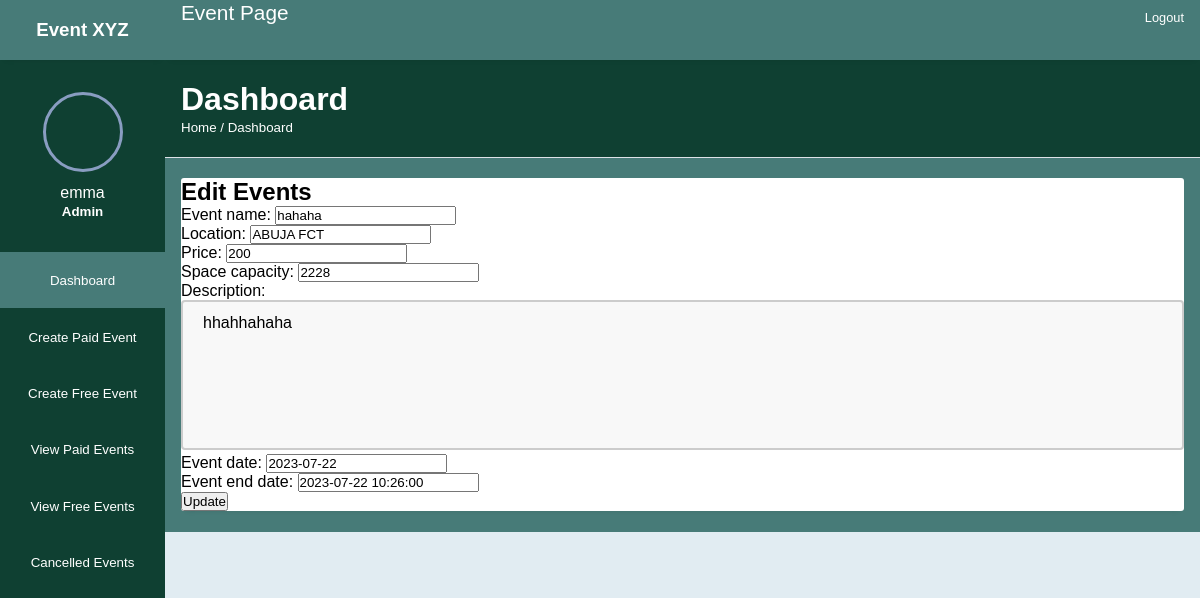
Screenshot of /admin-view/event/edit/47/ (signed in) with the database file from the repository.
### AdminSection/models.py (models this page shows, shortened)
class Event(models.Model):
    event_name = models.CharField(max_length=100)
    location = models.CharField(max_length=100)
    price = models.CharField(max_length=100, blank=True, null=True,)
    space_capacity = models.IntegerField(blank=True, null=True,)
    description = models.TextField(max_length=5000, blank=True, null=True,)
    event_date = models.DateField(null=True, blank=True)
    event_time = models.TimeField(null=True, blank=True)
    event_end_date = models.DateTimeField(null=True, blank=True)
    bookings = models.IntegerField(default=0)
    slot_left = models.IntegerField(default=0)
    header_images = models.ImageField(null=True, blank=True, upload_to="images/")
    is_cancelled = models.BooleanField(default=False)

### AdminSection/views.py (the view, shortened to what this page needs)
# urls.py: path('event/edit/<int:pk>/', UpdateEventView.as_view(), name= "update_event" ),
class UpdateEventView(SuccessMessageMixin, UpdateView):
    model = Event
    template_name = 'update-event.html'
    fields = ['event_name', 'location', 'price', 'space_capacity', 'description', 'event_date', 'event_end_date']
    success_message = 'Event Updated successfully!!'

### AdminSection/templates/update-event.html (shortened to what this page needs)
{%extends 'base.html'%}
{%block content %}
{% if user.is_superuser %}
    <h2> Edit Events </h2>
    <div class="form-group">
        <form method="POST">
            {{form.as_p}}
            <button class= 'btn btn-secondary'> Update </button>
        </form>
    </div>
    {%else%}
<br>
<br>
<div class="alert alert-danger"> You are not an admin. </div>
{% endif %}
{%endblock%}

### AdminSection/templates/base.html (shortened to what this page needs)
<!DOCTYPE html>
{% load static %}
<html lang="en">
<head>
    <link rel="stylesheet" href="{% static 'css/style.css' %}">
    <link rel="stylesheet" href="{% static 'css/event-details.css' %}">
    <link rel="stylesheet" href="{% static 'css/add.css' %}">
    <link rel="stylesheet" href="{% static 'toastr/toastr.min.css' %} ">
    <link rel="stylesheet" href="https://maxst.icons8.com/vue-static/landings/line-awesome/line-awesome/1.3.0/css/line-awesome.min.css">
</head>
<body>
    <div class="sidebar">
        <div class="side-header">
            {%if user.is_superuser %}
                <h3 style="color:white">Event XYZ</h3>
            {%endif%}
        </div>
        <div class="side-content">
            <div class="profile">
                <div class="profile-img bg-img">
                </div>
                <h4>{{user}}</h4>
                {%if user.is_superuser%}
                <small>Admin</small>
                {%endif%}
            </div>
            <div class="side-menu">
                <ul>
                    <li>
                      <a href = {% url 'admin_events_page'%} class='active'>
                            <small>Dashboard</small>
                        </a>
                    </li>
                    <li>
                      <a href = {% url 'paid_event'%}>
                            <small> Create Paid Event</small>
                    </li>
                    <li>
                      <a href = {% url 'free_event'%}>
                             <small> Create Free Event</small>
                     </li>
                    <li>
                      <a href = {% url 'paid-event-page'%}>
                            <small>View Paid Events</small>
                    </li>
                    <li>
                      <a href = {% url 'free-event-page'%}>
                            <small>View Free Events</small>
                    </li>
                    <li>
                      <a href = {% url 'cancelled_event_page'%}>
                            <small>Cancelled Events</small>
                        </a>
                    </li>
                </ul>
            </div>
        </div>
    </div>
    <div class="main-content">
        <header>
            {% if user.is_superuser %}
            <div class="header-content">
                <label for="menu-toggle" style="color:white">
                    <span><a href="{%url 'user_events_page'%}">Event Page</a></span>
                </label>
                <div class="header-menu">
                    <div class="user">
                        <a href="{%url 'logout' %}">
                            <span>Logout</span>
                        </a>
                    </div>
                </div>
            </div>
            {%endif%}
        </header>
        <main>
            <div class="page-header">
                <h1>Dashboard</h1>
                <small>Home / Dashboard</small>
            </div>
            <div class="page-content">
                <div class="records table-responsive">
                    <div>
                        {%block content%}
                        {%endblock%}
                    </div>
                </div>
            </div>
        </main>
    </div>
</body>
</html>

### AdminSection/static/css/style.css (style rules this page uses)
:root { --main-color: #477b78;; --color-dark: #0f4032;; --text-grey: #B0B0B0; --tgreen:#477b78; }
* { margin: 0; padding: 0; text-decoration: none; list-style-type: none; box-sizing: border-box; font-family: 'Merriweather', sans-serif; }
.sidebar { position: fixed; height: 100%; width: 165px; left: 0; bottom: 0; top: 0; z-index: 100; background: var(--color-dark); transition: left 300ms; }
.side-header { box-shadow: 0px 5px 5px -5px rgb(0 0 0 /10%); background: var(--main-color); height: 60px; display: flex; justify-content: center; align-items: center; }
.side-content { height: calc(100vh - 60px); overflow: auto; }
.profile { text-align: center; padding: 2rem 0rem; }
.bg-img { background-repeat: no-repeat; background-size: cover; border-radius: 50%; background-size: cover; }
.profile-img { height: 80px; width: 80px; display: inline-block; margin: 0 auto .5rem auto; border: 3px solid #899DC1; }
.profile h4 { color: #fff; font-weight: 500; }
.profile small { color: #fff; font-weight: 600; }
.side-menu ul { text-align: center; }
.side-menu a { display: block; padding: 1.2rem 0rem; }
.side-menu a.active { background: var(--tgreen); }
.side-menu a.active span, .side-menu a.active small { color: #fff; }
.side-menu a span, .side-menu a small { color: #fff; }
.main-content { margin-left: 165px; width: calc(100% - 165px); transition: margin-left 300ms; }
header { position: fixed; right: 0; top: 0; left: 165px; z-index: 100; height: 60px; box-shadow: 0px 5px 5px -5px rgb(0 0 0 /10%); background: var(--tgreen); transition: left 300ms; }
.header-content, .header-menu { display: flex; align-items: center; }
.header-content { justify-content: space-between; padding: 0rem 1rem; }
.header-content label:first-child span { font-size: 1.3rem; }
.header-content label { cursor: pointer; }
.header-menu { justify-content: flex-end; padding-top: .5rem; }
.user { display: flex; align-items: center; }
.user span:last-child { display: inline-block; margin-left: .3rem; font-size: .8rem; color: #fff; }
main { margin-top: 60px; }
.page-header { padding: 1.3rem 1rem; background: var(--color-dark); border-bottom: 1px solid #dee2e8; }
.page-header h1, .page-header small { color: #fff; }
.page-content { padding: 1.3rem 1rem; background: var(--tgreen); }
.records { box-shadow: 0px 5px 5px -5px rgb(0 0 0 / 10%); background: #ffffff; border-radius: 3px; }
input, button, select { outline: none; }
.table-responsive { width: 100%; overflow: auto; }

### AdminSection/static/css/event-details.css (style rules this page uses)
:root { --main-color: #477b78;; --color-dark: #0f4032;; --text-grey: #B0B0B0; --tgreen:#477b78; --cadet-blue-crayola: hsl(220, 14%, 75%); --dark-electric-blue: hsl(217, 9%, 45%); --shamrock-green: hsl(146, 51%, 41%); --sea-green_10: hsla(146, 75%, 30%, 0.1); --eerie-black: hsl(218, 12%, 13%); --ghost-white: hsl(230, 60%, 98%); --sea-green: hsl(146, 75%, 30%); --honeydew: hsl(146, 74%, 94%); --white: hsl(0, 0%, 100%); --black: hsl(0, 0%, 0%); --ff-kumbh-sans: 'Kumbh Sans', sans-serif; --fs-1: 2.8rem; --fs-2: 1.8rem; --fs-3: 1.5rem; --fs-4: 1.2rem; --fs-5: 0.9rem; --fw-500: 500; --fw-700: 700; --shadow-1: 0 2px 3px hsla(0, 0%, 0%, 0.2); --shadow-2: 0 10px 30px -10px var(--sea-green); --radius-circle: 50%; --radius-15: 15px; --radius-12: 12px; --radius-10: 10px; --radius-6: 6px; --transition-1: 0.25s ease; --transition-2: 0.5s ease; --cubic-out: cubic-bezier(0.33, 0.85, 0.4, 0.96); }
li { list-style: none; }
a { color: inherit; text-decoration: none; }
@media (min-width: 992px) { :root { --fs-2: 1.4rem; --fs-4: 1.3rem; } }

### AdminSection/static/css/add.css (style rules this page uses)
* { margin: 0; padding: 0; list-style: none; text-decoration: none; box-sizing: border-box; font-family: 'Montserrat', sans-serif; }
body { background: #e1ecf2; }
* { margin: 0; padding: 0; box-sizing: border-box; font-family: 'Poppins', sans-serif; }
textarea { width: 100%; height: 150px; padding: 12px 20px; box-sizing: border-box; border: 2px solid #ccc; border-radius: 4px; background-color: #f8f8f8; font-size: 16px; resize: none; }

### rows the page displays
Event: event_name "hahaha", location "ABUJA FCT", price "200", space_capacity "2228", description "hhahhahaha", event_date "2023-07-22", event_end_date "2023-07-22 10:26:00"

### other values shown
{{ user }} "emma"
